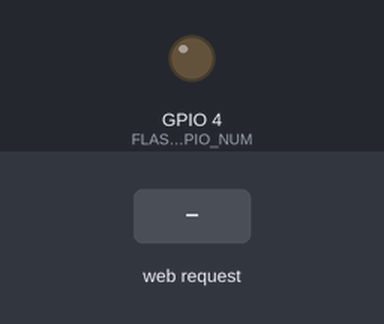
A sketch run on a simulated ESP32. On the bench: output pins drawn as LEDs (lit = HIGH). The test bench sets the inputs (shaded band). WiFi joins after 1.5 s; servers stay silent unless stated; uploads are accepted with an empty reply; the camera gives no picture; what the sketch prints to the serial monitor is not drawn.

Above: at 3.1 s.
3.2 s: HTTP request GET /start received
At 3.5 s:
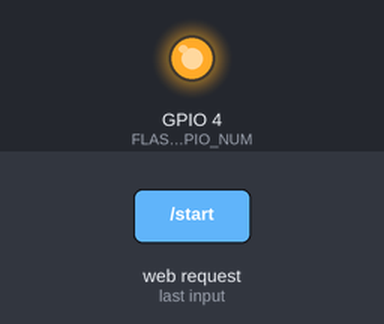
4.7 s: HTTP request GET /stop received
At 5.4 s:
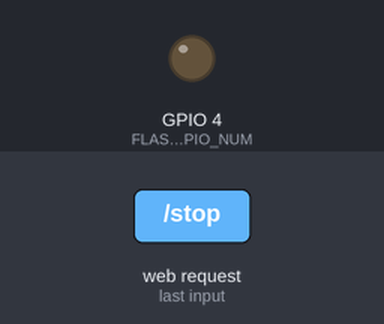
Timing chart, 0 to 7.7 s (numbered marks = the images above; inputs shaded):
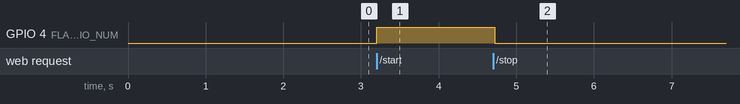

The sketch:

esp32cam_test.ino
```cpp
#include "esp_camera.h"
#include <WiFi.h>
#include <WebServer.h>
#include <HTTPClient.h>

// ===== WiFi Config =====
const char* WIFI_SSID     = "Redmi 9";
const char* WIFI_PASSWORD = "test1234";

// ===== Flask server =====
const char* FLASK_UPLOAD_URL = "http://192.168.2.172:5000/upload";

// ===== Camera pins (AI-Thinker) =====
#define PWDN_GPIO_NUM     32
#define RESET_GPIO_NUM    -1
#define XCLK_GPIO_NUM      0
#define SIOD_GPIO_NUM     26
#define SIOC_GPIO_NUM     27
#define Y9_GPIO_NUM       35
#define Y8_GPIO_NUM       34
#define Y7_GPIO_NUM       39
#define Y6_GPIO_NUM       36
#define Y5_GPIO_NUM       21
#define Y4_GPIO_NUM       19
#define Y3_GPIO_NUM       18
#define Y2_GPIO_NUM        5
#define VSYNC_GPIO_NUM    25
#define HREF_GPIO_NUM     23
#define PCLK_GPIO_NUM     22

// Pin LED flash
#define FLASH_GPIO_NUM     4

WebServer server(80);
bool cameraActive = false;

void connectWiFi();
void postFrame(void *pvParameters);

void setup() {
  Serial.begin(115200);
  delay(100);
  Serial.println("\nESP32-CAM (NO STREAM) starting...");

  camera_config_t config;
  config.ledc_channel = LEDC_CHANNEL_0;
  config.ledc_timer   = LEDC_TIMER_0;
  config.pin_d0       = Y2_GPIO_NUM;
  config.pin_d1       = Y3_GPIO_NUM;
  config.pin_d2       = Y4_GPIO_NUM;
  config.pin_d3       = Y5_GPIO_NUM;
  config.pin_d4       = Y6_GPIO_NUM;
  config.pin_d5       = Y7_GPIO_NUM;
  config.pin_d6       = Y8_GPIO_NUM;
  config.pin_d7       = Y9_GPIO_NUM;
  config.pin_xclk     = XCLK_GPIO_NUM;
  config.pin_pclk     = PCLK_GPIO_NUM;
  config.pin_vsync    = VSYNC_GPIO_NUM;
  config.pin_href     = HREF_GPIO_NUM;
  config.pin_sscb_sda = SIOD_GPIO_NUM;
  config.pin_sscb_scl = SIOC_GPIO_NUM;
  config.pin_pwdn     = PWDN_GPIO_NUM;
  config.pin_reset    = RESET_GPIO_NUM;
  config.xclk_freq_hz = 20000000;
  config.pixel_format = PIXFORMAT_JPEG;

  config.frame_size   = FRAMESIZE_QVGA;
  config.jpeg_quality = 9;  // BOLEH TURUNKAN (lebih cepat)
  config.fb_count     = 1;

  if (esp_camera_init(&config) != ESP_OK) {
    Serial.println("Camera init failed");
    while (true) delay(1000);
  }

  // Flash OFF pada awal
  pinMode(FLASH_GPIO_NUM, OUTPUT);
  digitalWrite(FLASH_GPIO_NUM, LOW);

  connectWiFi();

  // Setup server endpoints (tanpa stream)
  server.on("/", HTTP_GET, []() {
    String html = "<html><head><title>ESP32-CAM</title></head><body>";
    html += "<h2>ESP32-CAM (NO STREAM VERSION)</h2>";
    html += "<p>Camera: <strong>" + String(cameraActive ? "ACTIVE" : "INACTIVE") + "</strong></p>";
    html += "<p>Flash: <strong>" + String(digitalRead(FLASH_GPIO_NUM) ? "ON" : "OFF") + "</strong></p>";
    html += "<p>Posting to Flask every 1 second when active</p>";
    html += "<p><a href='/start'>START Camera</a> | <a href='/stop'>STOP Camera</a></p>";
    html += "</body></html>";
    server.send(200, "text/html", html);
  });

  server.on("/start", HTTP_GET, []() {
    digitalWrite(FLASH_GPIO_NUM, HIGH);
    delay(50);
    cameraActive = true;
    server.send(200, "text/plain", "Camera STARTED");
    Serial.println("Camera STARTED - POSTING to Flask");
  });

  server.on("/stop", HTTP_GET, []() {
    cameraActive = false;
    delay(20);
    digitalWrite(FLASH_GPIO_NUM, LOW);
    server.send(200, "text/plain", "Camera STOPPED");
    Serial.println("Camera STOPPED");
  });

  server.begin();

  cameraActive = false;

  Serial.println("ESP32-CAM Ready (No Stream)");
  Serial.println("IP: " + WiFi.localIP().toString());

  xTaskCreatePinnedToCore(postFrame, "PostFrameTask", 8192, NULL, 1, NULL, 1);
}

void loop() {
  server.handleClient();
}

void postFrame(void *pvParameters) {
  for (;;) {
    if (cameraActive && WiFi.status() == WL_CONNECTED) {
      camera_fb_t * fb = esp_camera_fb_get();
      if (fb) {
        unsigned long startTime = millis();

        HTTPClient http;
        http.begin(FLASK_UPLOAD_URL);
        http.addHeader("Content-Type", "image/jpeg");
        http.setTimeout(1500);  // BOLEH KURANGKAN (1000ms)

        int httpCode = http.POST(fb->buf, fb->len);
        unsigned long endTime = millis();

        if (httpCode > 0) {
          Serial.print("POST " + String(fb->len) + " bytes in " +
                      String(endTime-startTime) + "ms ✓\n");
        } else {
          Serial.print("POST failed in " + String(endTime-startTime) + "ms ✗\n");
        }
        http.end();
        esp_camera_fb_return(fb);
      }
    } else if (!cameraActive) {
      // Camera tidak aktif, idle
      vTaskDelay(100 / portTICK_PERIOD_MS);
    }
    vTaskDelay(1000 / portTICK_PERIOD_MS); // 1 saat antara gambar
  }
}

void connectWiFi() {
  WiFi.begin(WIFI_SSID, WIFI_PASSWORD);
  Serial.print("Connecting to WiFi");
  while (WiFi.status() != WL_CONNECTED) {
    delay(500);
    Serial.print(".");
  }
  Serial.println("\nWiFi connected");
  Serial.print("IP: ");
  Serial.println(WiFi.localIP());
}
```

Measured:
- after the input at 3.2 s, GPIO 4 (FLASH_GPIO_NUM): LOW → HIGH at once
- after the input at 4.7 s, GPIO 4 (FLASH_GPIO_NUM): HIGH → LOW at once
